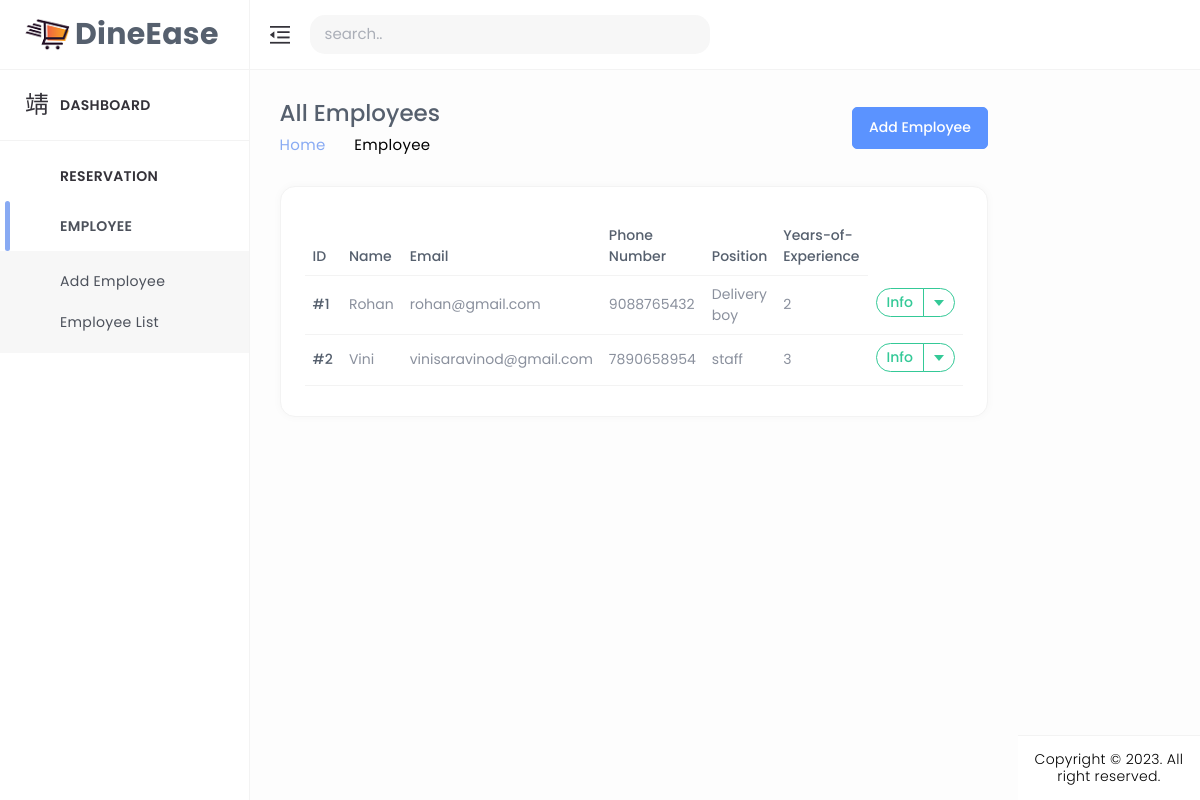
Before: /emp_list/ with the older database file.
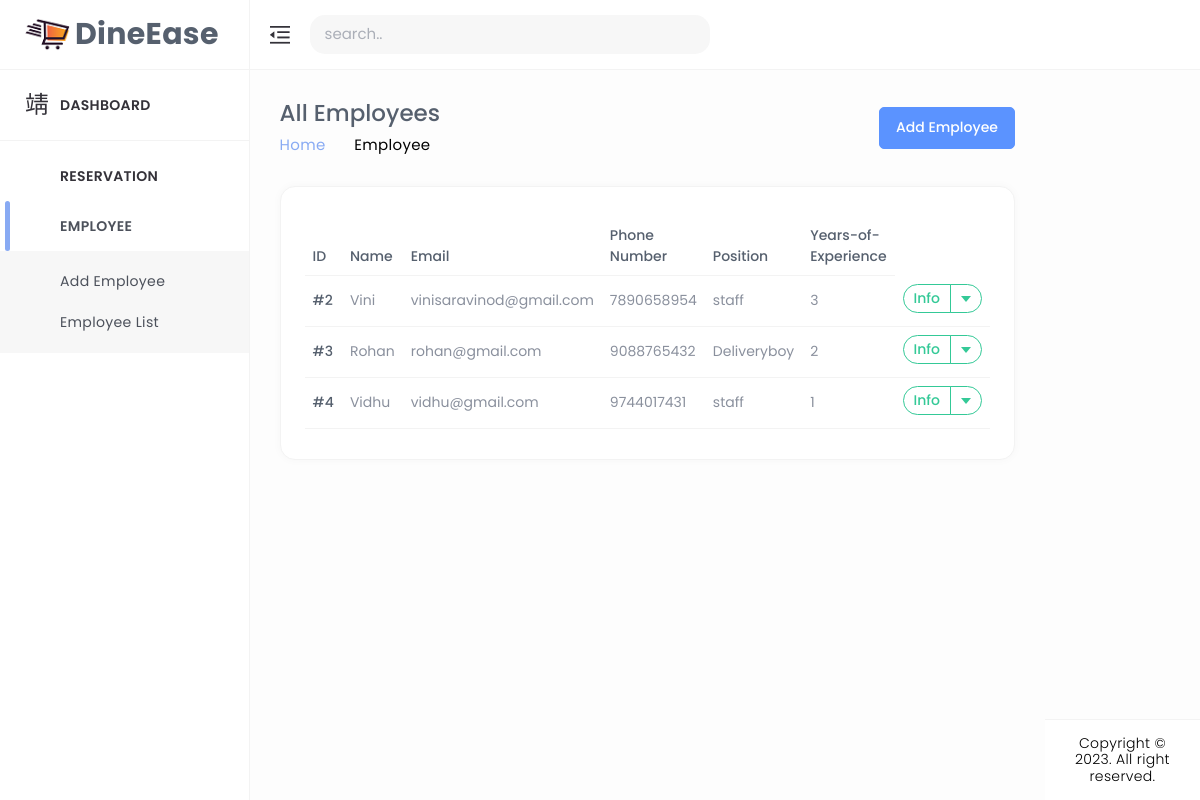
After: the same page with the newer database file.
### home/models.py (models this page shows, shortened)
class Employee(models.Model):
    position = models.CharField(max_length=100,editable=False,null=True,default='default')  # Field for the employee's position
    years_of_experience = models.PositiveIntegerField(null=True,default='default')  # Field for years of experience
    user=models.OneToOneField(CustomUser,on_delete=models.CASCADE)
    address = models.TextField(default='',null=True)  # Field for employee's address
    id_proof_number = models.CharField(max_length=100,default='',null=True)  # Field for employee's ID proof number
    education = models.CharField(max_length=100,default='',null=True)  # Field for employee's education
    qualification = models.CharField(max_length=100,default='',null=True)  # Field for employee's qualification
    emergency_name = models.CharField(max_length=100,default='',null=True)  # Field for emergency contact name
    emergency_contact_number = models.CharField(max_length=12,default='',blank=True, null=True)  # Field for emergency contact number
    image = models.ImageField(upload_to='employee_profile/', blank=True, null=True)

class CustomUser(AbstractUser):
    CUSTOMER = 1
    EMPLOYEE = 2
    ROLE_CHOICE = (
        (CUSTOMER, 'CUSTOMER'),
        (EMPLOYEE, 'EMPLOYEE'),
    )
    username=None
    first_name = None
    last_name = None
    USERNAME_FIELD = 'email'
    name = models.CharField(max_length=50)
    email = models.EmailField(max_length=100, unique=True)
    phone = models.CharField(max_length=12, blank=True)
    password = models.CharField(max_length=128)
    role = models.IntegerField(choices=ROLE_CHOICE, blank=True, null=True,default='1')
    is_admin = models.BooleanField(default=False)
    is_staff = models.BooleanField(default=False)
    is_active = models.BooleanField(default=True)
    is_superadmin = models.BooleanField(default=False)
    REQUIRED_FIELDS = ['name', 'phone']
    objects = UserManager()

### home/views.py (the view)
# urls.py: path('emp_list/',emp_list, name='emp_list'),
def emp_list(request):
    emp_lists = Employee.objects.all()  # Retrieve all menu items from the database
    return render(request,'admin_dashboard/emp-list.html',{'emp_lists':emp_lists})

### templates/admin_dashboard/emp-list.html (shortened to what this page needs)
{% load static %}
<!DOCTYPE html>
<html lang="en" dir="ltr">
<head>
	<link href="../../../../cdn.jsdelivr.net/npm/%40mdi/font%404.4.95/css/materialdesignicons.min.html" rel="stylesheet" />
	<link href="{% static 'assets/css/materialdesignicons.min.css' %}" rel="stylesheet" />
	<link href="{% static 'assets/plugins/simplebar/simplebar.css' %}" rel="stylesheet" />
	<link href="{% static 'assets/plugins/data-tables/datatables.bootstrap5.min.css' %}" rel='stylesheet'>
	<link href="{% static 'assets/plugins/data-tables/responsive.datatables.min.css' %}" rel='stylesheet'>
	<link id="{% static 'style.css' %}" rel="stylesheet" href="{% static 'assets/css/style.css' %}" />
</head>
<body id="body">
	<div class="wrapper">
		<div class="ec-left-sidebar ec-bg-sidebar">
			<div id="sidebar" class="sidebar ec-sidebar-footer">
				<div class="ec-brand">
					<a href="{% url 'admin_index' %}">
						<img class="ec-brand-icon" src="{% static 'assets/img/logo/favicon.png' %}" alt="" />
						<span class="ec-brand-name text-truncate">DineEase</span>
					</a>
				</div>
				<div class="ec-navigation" data-simplebar>
					<ul class="nav sidebar-inner" id="sidebar-menu">
						<li class="">
							<a class="sidenav-item-link" href="{% url 'admin_index' %}">
								<i class="mdi mdi-view-dashboard-outline"></i>
								<span class="nav-text">Dashboard</span>
							</a>
							<hr>
						</li>
						<li class="has-sub">
							<a class="sidenav-item-link" href="javascript:void(0)">
								<i class="mdi mdi-briefcase-outline"></i>
								<span class="nav-text">Reservation</span> <b class="caret"></b>
							</a>
						</li>
						<li class="has-sub active">
							<a class="sidenav-item-link" href="javascript:void(0)">
								<i class="mdi mdi-package-variant-closed"></i>
								<span class="nav-text">Employee</span> <b class="caret"></b>
							</a>
							<div class="collapse show">
								<ul class="sub-menu" id="products" data-parent="#sidebar-menu">
									<li class="active">
										<a class="sidenav-item-link" href="{% url 'emp_add' %}">
											<span class="nav-text">Add Employee</span>
										</a>
									</li>
									<li class="active">
										<a class="sidenav-item-link" href="{% url 'emp_list' %}">
											<span class="nav-text">Employee List</span>
										</a>
									</li>
								</ul>
							</div>
						</li>
					</ul>
				</div>
			</div>
		</div>
		<div class="ec-page-wrapper">
			<header class="ec-main-header" id="header">
				<nav class="navbar navbar-static-top navbar-expand-lg">
					<button id="sidebar-toggler">
						<img src="{% static 'assets/img/icons/clops.png' %}" alt="">
					</button>
					<div class="search-form d-lg-inline-block">
						<div class="input-group">
							<input type="text" name="query" id="search-input" class="form-control"
								placeholder="search.." autofocus autocomplete="off" />
							<button type="button" name="search" id="search-btn" class="btn btn-flat">
								<i class="mdi mdi-magnify"></i>
							</button>
						</div>
					</div>
				</nav>
			</header>
			<div class="ec-content-wrapper">
				<div class="content">
					<div class="breadcrumb-wrapper d-flex align-items-center justify-content-between">
						<div>
							<h1>All Employees</h1>
							<p class="breadcrumbs"><span><a href="index.html">Home</a></span>
								<span><i class="mdi mdi-chevron-right"></i></span>Employee</p>
						</div>
						<div>
							<a href="{% url 'emp_add' %}" class="btn btn-primary"> Add Employee</a>
						</div>
					</div>
					<div class="row">
						<div class="col-12">
							<div class="card card-default">
								<div class="card-body">
									<div class="table-responsive">
										<table id="responsive-data-table" class="table" style="width:100%">
											<thead>
												<tr>
													<th>ID</th>
													<th>Name</th>
													<th>Email</th>
													<th>Phone Number</th>
													<th>Position</th>
													<th>Years-of-Experience</th>
												</tr>
											</thead>
											<tbody>
												{% for list_emp in emp_lists %}
												<tr>
													<td>#{{list_emp.id }}</td>
													<td>{{ list_emp.user.name }}</td>
													<td>{{ list_emp.user.email }}</td>
													<td>{{ list_emp.user.phone }}</td>
													<td>{{ list_emp.position }}</td>
													<td>{{ list_emp.years_of_experience }}</td>
													<td>
														<div class="btn-group mb-1">
															<button type="button" class="btn btn-outline-success">Info</button>
															<button type="button" class="btn btn-outline-success dropdown-toggle dropdown-toggle-split"
																data-bs-toggle="dropdown" aria-haspopup="true" aria-expanded="false" data-display="static">
															</button>
														</div>
													</td>
												</tr>
												{% endfor %}
											</tbody>
										</table>
									</div>
									</div>
								</div>
							</div>
						</div>
					</div>
				</div>
			</div>
			<footer class="footer mt-auto">
				<div class="copyright bg-white">
					<p>
						Copyright © 2023. All right reserved.
					  </p>
				</div>
			</footer>
		</div>
</body>
</html>

Changed rows visible on the page:
removed Employee: id "1", user.name "Rohan", user.email "rohan@gmail.com", user.phone "9088765432", position "Delivery boy", years_of_experience "2"
added Employee: id "3", user.name "Rohan", user.email "rohan@gmail.com", user.phone "9088765432", position "Deliveryboy", years_of_experience "2"
added Employee: id "4", user.name "Vidhu", user.email "vidhu@gmail.com", user.phone "9744017431", position "staff", years_of_experience "1"
